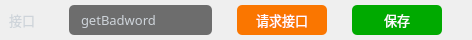
        <widget class="QWidget" name="horizontalWidget" native="true">
         <property name="minimumSize">
          <size>
           <width>0</width>
           <height>40</height>
          </size>
         </property>
         <property name="maximumSize">
          <size>
           <width>16777215</width>
           <height>40</height>
          </size>
         </property>
         <property name="font">
          <font>
           <stylestrategy>PreferAntialias</stylestrategy>
          </font>
         </property>
         <property name="styleSheet">
          <string notr="true">color:#ced4da;</string>
         </property>
         <layout class="QHBoxLayout" name="horizontalLayout">
          <property name="spacing">
           <number>5</number>
          </property>
          <property name="leftMargin">
           <number>9</number>
          </property>
          <property name="topMargin">
           <number>0</number>
          </property>
          <property name="rightMargin">
           <number>10</number>
          </property>
          <property name="bottomMargin">
           <number>0</number>
          </property>
          <item>
           <widget class="QLabel" name="label_3">
            <property name="minimumSize">
             <size>
              <width>55</width>
              <height>0</height>
             </size>
            </property>
            <property name="maximumSize">
             <size>
              <width>55</width>
              <height>16777215</height>
             </size>
            </property>
            <property name="font">
             <font>
              <family>OPPOSans B</family>
              <pointsize>10</pointsize>
              <stylestrategy>PreferAntialias</stylestrategy>
             </font>
            </property>
            <property name="text">
             <string>接口</string>
            </property>
           </widget>
          </item>
          <item>
           <widget class="QLineEdit" name="lineEdit_funcName">
            <property name="minimumSize">
             <size>
              <width>50</width>
              <height>30</height>
             </size>
            </property>
            <property name="maximumSize">
             <size>
              <width>1111111</width>
              <height>16777215</height>
             </size>
            </property>
            <property name="font">
             <font>
              <family>OPPOSans B</family>
              <pointsize>10</pointsize>
              <stylestrategy>PreferAntialias</stylestrategy>
             </font>
            </property>
            <property name="styleSheet">
             <string notr="true">QLineEdit{
color:#ced4da;
border-radius: 14px;
background-color: rgb(25, 25, 25, 155);
border: 0px solid rgba(255, 255, 255, 0);
border-radius: 5px;
padding-left:10px;
padding-right:10px;
}</string>
            </property>
            <property name="text">
             <string>getBadword</string>
            </property>
            <property name="placeholderText">
             <string>yourMethod2</string>
            </property>
           </widget>
          </item>
          <item>
           <spacer name="horizontalSpacer_8">
            <property name="font">
             <font>
              <stylestrategy>PreferAntialias</stylestrategy>
             </font>
            </property>
            <property name="orientation">
             <enum>Qt::Horizontal</enum>
            </property>
            <property name="sizeType">
             <enum>QSizePolicy::Fixed</enum>
            </property>
            <property name="sizeHint" stdset="0">
             <size>
              <width>20</width>
              <height>20</height>
             </size>
            </property>
           </spacer>
          </item>
          <item>
           <widget class="QToolButton" name="toolButton_request">
            <property name="minimumSize">
             <size>
              <width>90</width>
              <height>30</height>
             </size>
            </property>
            <property name="font">
             <font>
              <family>OPPOSans</family>
              <pointsize>10</pointsize>
              <stylestrategy>PreferAntialias</stylestrategy>
             </font>
            </property>
            <property name="styleSheet">
             <string notr="true">QToolButton {
	color: rgb(255, 255, 255);
	background-color: rgb(250, 118, 0);
	border-radius: 5px;
}

QToolButton::menu-indicator { 
	image: None;
}

 
QToolButton:hover {
	color: rgb(255, 255, 255);
	background-color: rgb(250, 118, 0);
}</string>
            </property>
            <property name="text">
             <string>请求接口</string>
            </property>
           </widget>
          </item>
          <item>
           <spacer name="horizontalSpacer_27">
            <property name="font">
             <font>
              <stylestrategy>PreferAntialias</stylestrategy>
             </font>
            </property>
            <property name="orientation">
             <enum>Qt::Horizontal</enum>
            </property>
            <property name="sizeType">
             <enum>QSizePolicy::Fixed</enum>
            </property>
            <property name="sizeHint" stdset="0">
             <size>
              <width>20</width>
              <height>20</height>
             </size>
            </property>
           </spacer>
          </item>
          <item>
           <widget class="QToolButton" name="toolButton_save">
            <property name="minimumSize">
             <size>
              <width>90</width>
              <height>30</height>
             </size>
            </property>
            <property name="font">
             <font>
              <family>OPPOSans</family>
              <pointsize>10</pointsize>
              <stylestrategy>PreferAntialias</stylestrategy>
             </font>
            </property>
            <property name="styleSheet">
             <string notr="true">QToolButton {
	color: rgb(255, 255, 255);
	
	background-color: rgb(0, 170, 0);
	border-radius: 5px;
}

QToolButton::menu-indicator { 
	image: None;
}

 
QToolButton:hover {
	color: rgb(255, 255, 255);
	background-color: rgb(0, 170, 0);
}</string>
            </property>
            <property name="text">
             <string>保存</string>
            </property>
           </widget>
          </item>
          <item>
           <spacer name="horizontalSpacer_22">
            <property name="font">
             <font>
              <stylestrategy>PreferAntialias</stylestrategy>
             </font>
            </property>
            <property name="orientation">
             <enum>Qt::Horizontal</enum>
            </property>
            <property name="sizeType">
             <enum>QSizePolicy::Fixed</enum>
            </property>
            <property name="sizeHint" stdset="0">
             <size>
              <width>20</width>
              <height>20</height>
             </size>
            </property>
           </spacer>
          </item>
         </layout>
        </widget>
